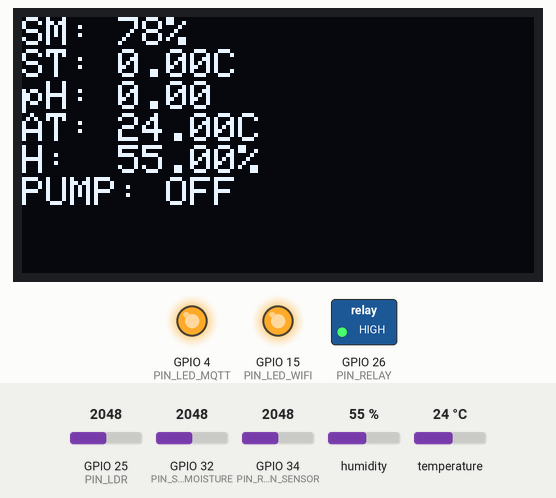
Recording of a sketch running on a simulated ESP32. Parts: 128×64 one-colour display, switched loads named in the sketch (green lamp = pin HIGH), output pins drawn as LEDs (lit = HIGH). The inputs (shaded band) are chosen by the test bench; at power-on: humidity 55 %, GPIO 32 (PIN_SOIL_MOISTURE) = 2048, temperature 24 °C, GPIO 25 (PIN_LDR) = 2048, GPIO 34 (PIN_RAIN_SENSOR) = 2048. WiFi joins after 1.5 s; servers stay silent unless stated; random numbers use the default seed unless the sketch sets one; no MQTT or app messages arrive unless stated; what the sketch prints to the serial monitor is not drawn.

Above: at 5.9 s.
6.0 s: humidity set to 22 %
At 11.1 s:
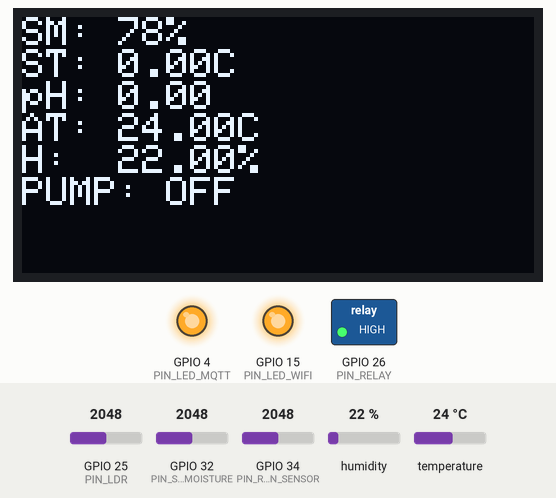
11.9 s: GPIO 32 (PIN_SOIL_MOISTURE) set to 2866
At 15.9 s:
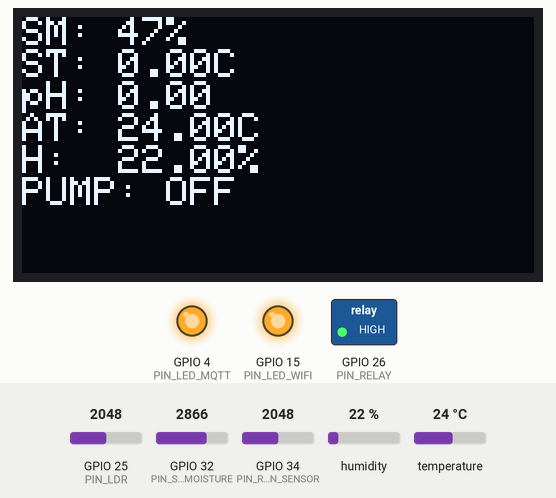
17.0 s: temperature set to 12 °C
At 21.4 s:
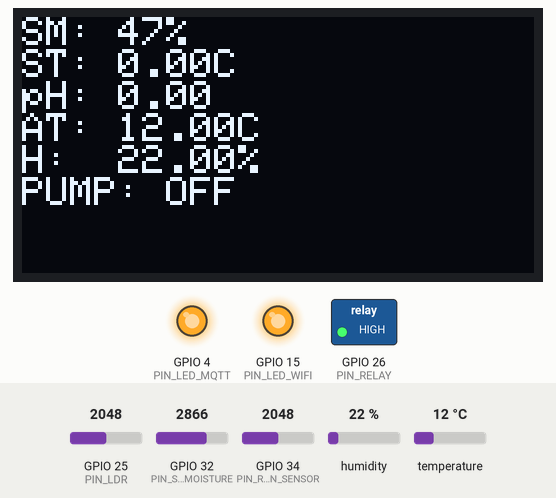
22.2 s: GPIO 32 (PIN_SOIL_MOISTURE) set to 3040
At 26.2 s:
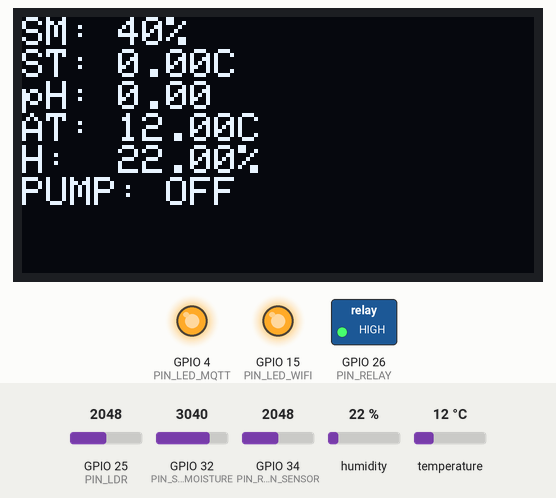
29.0 s: humidity set to 40 %
At 31.7 s:
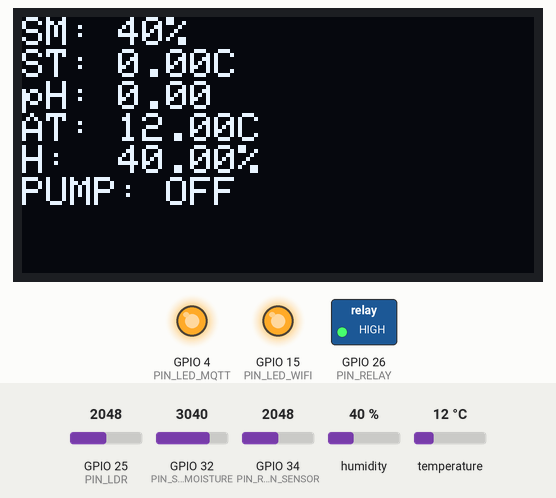
Timing chart, 0 to 33.2 s (numbered marks = the images above; inputs shaded):
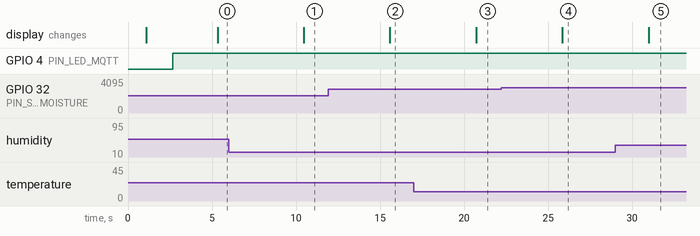

Measured:
- after the input at 6.0 s, the display: changes after 4.5 s (image 1)
- after the input at 11.9 s, the display: changes after 3.7 s (image 2)
- after the input at 17.0 s, the display: changes after 3.7 s (image 3)
- after the input at 22.2 s, the display: changes after 3.6 s (image 4)
- after the input at 29.0 s, the display: changes after 2.0 s (image 5)

The sketch:

test.ino
```cpp
/**
 * ============================================================================
 * @file    test.ino
 * @brief   Smart Soil Node + Weather + Irrigation (MQTT Enabled)
 *          Handles real sensor telemetry and bidirectional MQTT communication.
 *          Target Hardware: ESP32
 *
 *          DEBUG MODE: Verbose Serial Output enabled for step-by-step tracing.
 * ============================================================================
 */

#include <WiFi.h>
#include <WiFiClientSecure.h>
#include <PubSubClient.h>
#include <ArduinoJson.h>
#include <Wire.h>
#include <Adafruit_GFX.h>
#include <Adafruit_SSD1306.h>
#include <DHT.h>

/* ----------------------------------------------------------------------------
 *  GLOBAL DEFINITIONS & HARDWARE MAPPING
 * ---------------------------------------------------------------------------- */
#define SERIAL_BAUD      115200
#define PUBLISH_INTERVAL 5000     // 5 seconds

// Sensor Pins (ESP32 ADC1)
#define PIN_SOIL_MOISTURE 32
#define PIN_LDR           25
#define PIN_RAIN_SENSOR   34

// DHT11 Pin
#define PIN_DHT           13
#define DHTTYPE           DHT11

// Actuators & Indicators
#define PIN_RELAY         26 // Pump Relay
#define PIN_LED_WIFI      15 // WiFi Status LED
#define PIN_LED_MQTT      4 // MQTT Status LED

// pH Module Serial (Hardware Serial 2)
#define PIN_PH_RX         16
#define PIN_PH_TX         17

// OLED Dimensions
#define SCREEN_WIDTH      128
#define SCREEN_HEIGHT     64

/* ----------------------------------------------------------------------------
 *  NETWORK CONFIGURATION
 * ---------------------------------------------------------------------------- */
const char* WIFI_SSID    = "Redmi Note 11 Pro+ 5G";
const char* WIFI_PASS    = "@polu1411P";

const char* MQTT_HOST    = "94115c42cfdb4cafbaeab332ee285834.s1.eu.hivemq.cloud";
const int   MQTT_PORT    = 8883;
const char* MQTT_USER    = "Agri-Sense_admin";
const char* MQTT_PASS    = "@agri2026P";

// 🔐 ACCOUNT BINDING: This email MUST match the Firebase login email used in the AgriSense app.
//    The MQTT topic is built from this email: agrisense/{USER_EMAIL}/field_b/sensors
//    Keep this in sync with AgriSense_Pro_Firmware.ino
const char* USER_EMAIL   = "contact.prolay14@gmail.com"; // ← UPDATE TO YOUR FIREBASE LOGIN EMAIL

/* ----------------------------------------------------------------------------
 *  SYSTEM STATE & OBJECTS
 * ---------------------------------------------------------------------------- */
Adafruit_SSD1306 display(SCREEN_WIDTH, SCREEN_HEIGHT, &Wire, -1);
DHT dht(PIN_DHT, DHTTYPE);

WiFiClientSecure espClient;
PubSubClient mqttClient(espClient);

// Topics
String TOPIC_SENSORS;
String TOPIC_COMMANDS;

// Telemetry Variables
int   soilMoistureRaw     = 0;
int   soilMoisturePercent = 0;
float soilTemp            = 0.0;
float phValue             = 0.0;
float airTemp             = 0.0;
float humidity            = 0.0;
int   rainValue           = 0;
int   ldrValue            = 0;

bool  pumpActive          = false;
unsigned long lastPublishTime = 0;

// pH Module Modbus Frame
byte requestData[] = { 0x01, 0x03, 0x00, 0x00, 0x00, 0x04, 0x44, 0x09 };
byte response[13];

/* ----------------------------------------------------------------------------
 *  MAIN SETUP
 * ---------------------------------------------------------------------------- */
void setup() {
  Serial.begin(SERIAL_BAUD);
  delay(1000);

  Serial.println(F("\n\r"));
  Serial.println(F("    ___                _  _____                       "));
  Serial.println(F("   / _ | ___ _  ____ _(_)/ ___/ ___  ___  ___ ___     "));
  Serial.println(F("  / __ |/ _ `/ / __ `/ / /__  / -_)/ _ \\(_-</ -_)    "));
  Serial.println(F(" /_/ |_|\\_, / /_/ /_/_/\\___/  \\__/ /_//_/___/\\__/     "));
  Serial.println(F("       /___/  DEBUG NODE v1.1.0 (Verbose)             "));
  Serial.println(F(" -----------------------------------------------------"));

  // Initialize pH Module Serial
  Serial.println(F("[SETUP] Initializing pH Module Serial2..."));
  Serial2.begin(4800, SERIAL_8N1, PIN_PH_RX, PIN_PH_TX);

  Serial.println(F("[SETUP] Initializing DHT11..."));
  dht.begin();

  pinMode(PIN_RELAY, OUTPUT);
  pinMode(PIN_LED_WIFI, OUTPUT);
  pinMode(PIN_LED_MQTT, OUTPUT);

  digitalWrite(PIN_RELAY, HIGH); // Default OFF (Assuming Active LOW)
  digitalWrite(PIN_LED_WIFI, LOW);
  digitalWrite(PIN_LED_MQTT, LOW);

  // Initialize OLED
  Serial.println(F("[SETUP] Initializing OLED..."));
  if (!display.begin(SSD1306_SWITCHCAPVCC, 0x3C)) {
    Serial.println(F("[OLED] FAILED to initialize. Halting."));
    while (1);
  }
  display.clearDisplay();
  display.setTextSize(1);
  display.setTextColor(WHITE);
  display.setCursor(15, 20);
  display.println(F("DEBUG NODE LIVE"));
  display.display();

  // Construct dynamic topics
  TOPIC_SENSORS  = "agrisense/" + String(USER_EMAIL) + "/field_b/sensors";
  TOPIC_COMMANDS = "agrisense/" + String(USER_EMAIL) + "/field_b/commands";

  Serial.print(F("[SETUP] Sensors Topic: ")); Serial.println(TOPIC_SENSORS);
  Serial.print(F("[SETUP] Commands Topic: ")); Serial.println(TOPIC_COMMANDS);

  connectWifi();

  espClient.setInsecure(); // Skip SSL validation for development
  mqttClient.setServer(MQTT_HOST, MQTT_PORT);
  mqttClient.setCallback(onMessageReceived);
  mqttClient.setBufferSize(2048);

  Serial.println(F("[SETUP] Setup complete. Entering loop."));
}

/* ----------------------------------------------------------------------------
 *  MAIN LOOP
 * ---------------------------------------------------------------------------- */
void loop() {
  // Check WiFi
  if (WiFi.status() != WL_CONNECTED) {
    Serial.println(F("[LOOP] WiFi disconnected! Reconnecting..."));
    connectWifi();
  }

  // Check MQTT
  if (!mqttClient.connected()) {
    Serial.println(F("[LOOP] MQTT disconnected! Reconnecting..."));
    connectMqtt();
  }
  mqttClient.loop();

  // 1. Read Sensors
  readSensors();

  // 2. Backup Auto Irrigation
  handleAutoIrrigation();

  // 3. Periodic Telemetry Publish (Every 5 seconds)
  unsigned long now = millis();
  if (now - lastPublishTime >= PUBLISH_INTERVAL) {
    lastPublishTime = now;
    Serial.println(F("\n[LOOP] 5 Seconds reached. Triggering publish..."));
    processTelemetry();
    updateOLED();
  }

  delay(100); // Small delay to prevent CPU hogging
}

/* ----------------------------------------------------------------------------
 *  HELPER FUNCTIONS
 * ---------------------------------------------------------------------------- */

void readSensors() {
  Serial.println(F("[SENSORS] Reading start..."));

  // Soil Moisture
  soilMoistureRaw = analogRead(PIN_SOIL_MOISTURE);
  soilMoisturePercent = map(soilMoistureRaw, 4095, 1500, 0, 100);
  soilMoisturePercent = constrain(soilMoisturePercent, 0, 100);
  Serial.print(F("  -> Soil Moisture Raw: ")); Serial.print(soilMoistureRaw);
  Serial.print(F(" | Percent: ")); Serial.println(soilMoisturePercent);

  // pH & Soil Temp
  readPHModule();

  // Weather
  humidity = dht.readHumidity();
  airTemp  = dht.readTemperature();
  Serial.print(F("  -> DHT11 -> Temp: ")); Serial.print(airTemp);
  Serial.print(F("C | Hum: ")); Serial.print(humidity); Serial.println(F("%"));

  rainValue = analogRead(PIN_RAIN_SENSOR);
  ldrValue  = analogRead(PIN_LDR);
  Serial.print(F("  -> Rain Raw: ")); Serial.print(rainValue);
  Serial.print(F(" | LDR Raw: ")); Serial.println(ldrValue);

  Serial.println(F("[SENSORS] Reading end."));
}

void handleAutoIrrigation() {
  if (soilMoisturePercent < 35 && rainValue > 3000) {
    if (!pumpActive) Serial.println(F("[AUTO] Conditions met. Turning Pump ON."));
    pumpActive = true;
    digitalWrite(PIN_RELAY, LOW);
  } else if (!pumpActive) {
    digitalWrite(PIN_RELAY, HIGH);
  }
}

void readPHModule() {
  Serial.println(F("[pH] Querying module..."));
  while (Serial2.available()) { Serial2.read(); } // Flush

  Serial2.write(requestData, sizeof(requestData));
  delay(150); // Increased delay for response

  int availableBytes = Serial2.available();
  Serial.print(F("[pH] Bytes available: ")); Serial.println(availableBytes);

  if (availableBytes >= 13) {
    for (byte i = 0; i < 13; i++) {
      response[i] = Serial2.read();
    }
    soilTemp = ((response[3] << 8) | response[4]) / 10.0;
    phValue  = ((response[5] << 8) | response[6]) / 10.0;
    Serial.print(F("  -> pH: ")); Serial.print(phValue);
    Serial.print(F(" | Soil Temp: ")); Serial.println(soilTemp);
  } else {
    Serial.println(F("  -> [pH] WARN: No or incomplete response from module."));
  }
}

void connectWifi() {
  digitalWrite(PIN_LED_WIFI, LOW);
  Serial.print(F("[WIFI] Connecting to SSID: ")); Serial.println(WIFI_SSID);

  WiFi.begin(WIFI_SSID, WIFI_PASS);

  int attempts = 0;
  while (WiFi.status() != WL_CONNECTED && attempts < 20) {
    delay(500);
    Serial.print(F("."));
    attempts++;
  }

  if (WiFi.status() == WL_CONNECTED) {
    Serial.println(F("\n[WIFI] CONNECTED!"));
    Serial.print(F("[WIFI] IP: ")); Serial.println(WiFi.localIP());
    digitalWrite(PIN_LED_WIFI, HIGH);
  } else {
    Serial.print(F("\n[WIFI] FAILED. Status code: ")); Serial.println(WiFi.status());
  }
}

void connectMqtt() {
  digitalWrite(PIN_LED_MQTT, LOW);
  int retryCount = 0;

  while (!mqttClient.connected() && retryCount < 3) {
    Serial.print(F("[MQTT] Connecting to Host: ")); Serial.println(MQTT_HOST);
    String clientId = "AgriNode_" + WiFi.macAddress();
    clientId.replace(":", "");

    if (mqttClient.connect(clientId.c_str(), MQTT_USER, MQTT_PASS)) {
      Serial.println(F("[MQTT] CONNECTED!"));
      mqttClient.subscribe(TOPIC_COMMANDS.c_str());
      Serial.print(F("[MQTT] Subscribed to: ")); Serial.println(TOPIC_COMMANDS);
      digitalWrite(PIN_LED_MQTT, HIGH);
    } else {
      Serial.print(F("[MQTT] FAILED. State: "));
      Serial.print(mqttClient.state());
      Serial.println(F(". Retrying in 3s..."));
      delay(3000);
      retryCount++;
    }
  }
}

void onMessageReceived(char* topic, byte* payload, unsigned int length) {
  String msg = "";
  for (int i = 0; i < length; i++) {
    msg += (char)payload[i];
  }

  Serial.println(F("\n[MQTT] Command Received!"));
  Serial.print(F("  -> Topic: ")); Serial.println(topic);
  Serial.print(F("  -> Payload: ")); Serial.println(msg);

  StaticJsonDocument<256> doc;
  deserializeJson(doc, msg);
  const char* action = doc["action"] | "";

  if (strcmp(action, "PUMP_ON") == 0) {
    pumpActive = true;
    digitalWrite(PIN_RELAY, LOW); // Active LOW
    Serial.println(F("[EXEC] PUMP TURNED ON"));
  } else if (strcmp(action, "PUMP_OFF") == 0) {
    pumpActive = false;
    digitalWrite(PIN_RELAY, HIGH);
    Serial.println(F("[EXEC] PUMP TURNED OFF"));
  }
}

void processTelemetry() {
  Serial.println(F("[MQTT] Preparing telemetry payload..."));

  StaticJsonDocument<1200> doc;
  doc["user_email"] = USER_EMAIL;

  JsonObject soil = doc.createNestedObject("soil");
  soil["ph"]       = phValue;
  soil["temp"]     = soilTemp;
  soil["moisture"] = soilMoisturePercent;

  // Align with Pro structure: Add dummy NPK for test consistency
  JsonObject npk = soil.createNestedObject("npk");
  npk["n"] = random(80, 110);
  npk["p"] = random(40, 65);
  npk["k"] = random(180, 235);

  JsonObject weather = doc.createNestedObject("weather");
  weather["temp"] = airTemp;
  weather["humidity"] = humidity;
  weather["lightIntensity"] = ldrValue;
  weather["rainLevel"] = rainValue;

  JsonObject irrigation = doc.createNestedObject("irrigation");
  irrigation["level"] = random(60, 95);
  irrigation["flow"]  = pumpActive ? (random(15, 35) / 10.0f) : 0.0f;

  JsonObject hardware = doc.createNestedObject("hardware");
  hardware["pump"]    = pumpActive ? "ACTIVE" : "ONLINE";
  hardware["buzzer"]  = "ONLINE";
  hardware["light"]   = "ONLINE";
  hardware["display"] = "ONLINE";
  hardware["cam"]     = "ACTIVE";

  doc["node"]   = "AgriSense_Pro_Node"; // Unified Node ID for broad dashboard compatibility
  doc["status"] = "HEALTHY";
  doc["rssi"]   = WiFi.RSSI();
  doc["uptime"] = millis() / 1000;

  char buffer[1200];
  serializeJson(doc, buffer);

  Serial.print(F("[MQTT] Publishing to: ")); Serial.println(TOPIC_SENSORS);
  Serial.print(F("[MQTT] Payload: ")); Serial.println(buffer);

  if (mqttClient.publish(TOPIC_SENSORS.c_str(), buffer)) {
    logFullTelemetry(doc);
  } else {
    Serial.println(F("[MQTT] FAIL: Transmission Error."));
  }
}

void logFullTelemetry(StaticJsonDocument<1200>& doc) {
  Serial.println(F(">> [TX] UPLINK SUCCESSFUL <<"));
}

void updateOLED() {
  Serial.println(F("[OLED] Updating display..."));
  display.clearDisplay();
  display.setCursor(0, 0);
  display.print("SM: "); display.print(soilMoisturePercent); display.println("%");
  display.print("ST: "); display.print(soilTemp); display.println("C");
  display.print("pH: "); display.println(phValue);
  display.print("AT: "); display.print(airTemp); display.println("C");
  display.print("H:  "); display.print(humidity); display.println("%");
  display.print("PUMP: "); display.println(pumpActive ? "ON" : "OFF");
  display.display();
}
```
